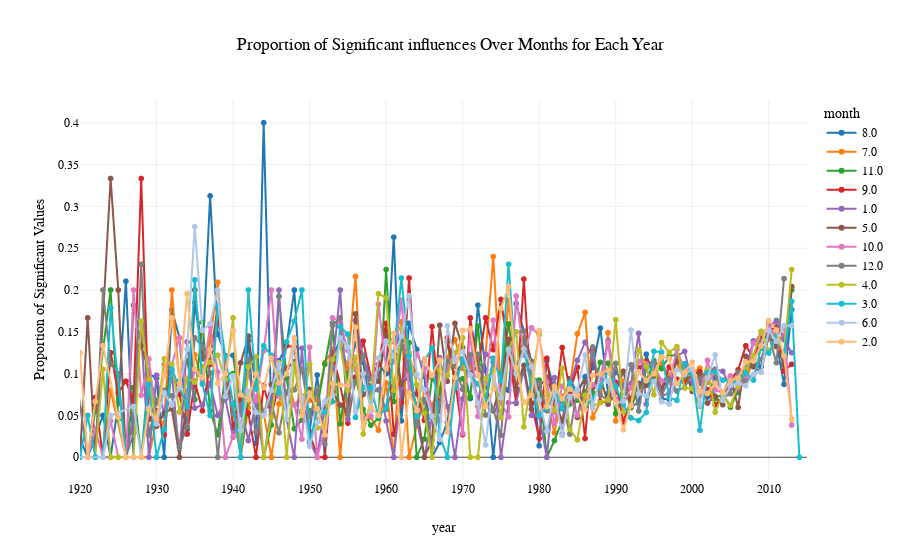

The notebook cell saved with this chart:
### Code cell
# Convert 'month' column to numeric
monthly_prop_df_reset['month'] = pd.to_numeric(monthly_prop_df_reset['month'], errors='coerce')

colors = [
    '#1f77b4',  # Blue
    '#ff7f0e',  # Orange
    '#2ca02c',  # Green
    '#d62728',  # Red
    '#9467bd',  # Purple
    '#8c564b',  # Brown
    '#e377c2',  # Pink
    '#7f7f7f',  # Gray
    '#bcbd22',  # Olive
    '#17becf',  # Cyan
    '#aec7e8',  # Light Blue
    '#ffbb78'   # Light Orange
]

# Create a line plot using Plotly
fig = px.line(
    monthly_prop_df_reset,
    x='year',
    y='prop_significant',
    color='month',
    markers=True,
    line_shape='linear', 
    labels={'prop_significant': 'Proportion of Significant Values'},
    title='Proportion of Significant influences Over Months for Each Year',
    color_discrete_sequence=colors
)

fig.update_xaxes(range=['1920', '2015'])

fig.update_yaxes(title_standoff=10)

# Show the plot
fig.show()
